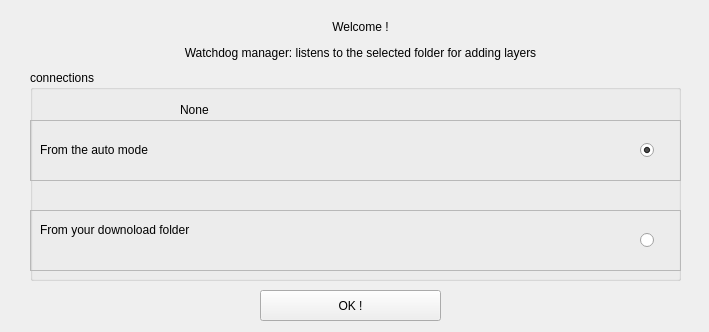
<?xml version="1.0" encoding="UTF-8"?>
<ui version="4.0">
 <class>connexion</class>
 <widget class="QFrame" name="connexion">
  <property name="geometry">
   <rect>
    <x>0</x>
    <y>0</y>
    <width>709</width>
    <height>332</height>
   </rect>
  </property>
  <property name="windowTitle">
   <string>Kartenn data connect</string>
  </property>
  <property name="Kartenn" stdset="0">
   <string>Frame</string>
  </property>
  <widget class="QLabel" name="label">
   <property name="geometry">
    <rect>
     <x>10</x>
     <y>10</y>
     <width>701</width>
     <height>61</height>
    </rect>
   </property>
   <property name="text">
    <string>&lt;html&gt;&lt;head/&gt;&lt;body&gt;&lt;p align=&quot;center&quot;&gt;Welcome !&lt;/p&gt;&lt;p align=&quot;center&quot;&gt;Watchdog manager: listens to the selected folder for adding layers&lt;/p&gt;&lt;/body&gt;&lt;/html&gt;</string>
   </property>
  </widget>
  <widget class="QGroupBox" name="groupBox">
   <property name="geometry">
    <rect>
     <x>30</x>
     <y>70</y>
     <width>651</width>
     <height>211</height>
    </rect>
   </property>
   <property name="title">
    <string>connections</string>
   </property>
   <widget class="QLabel" name="label_2">
    <property name="geometry">
     <rect>
      <x>10</x>
      <y>30</y>
      <width>631</width>
      <height>181</height>
     </rect>
    </property>
    <property name="text">
     <string>&lt;html&gt;&lt;head/&gt;&lt;body&gt;&lt;p&gt;  From the auto mode&lt;/p&gt;&lt;p&gt;&lt;br/&gt;&lt;br/&gt;&lt;/p&gt;&lt;p&gt;&lt;span style=&quot; color:#000000;&quot;&gt;  From your downoload folder&lt;/span&gt;&lt;/p&gt;&lt;/body&gt;&lt;/html&gt;</string>
    </property>
   </widget>
   <widget class="QFrame" name="frame">
    <property name="geometry">
     <rect>
      <x>0</x>
      <y>50</y>
      <width>651</width>
      <height>61</height>
     </rect>
    </property>
    <property name="frameShape">
     <enum>QFrame::StyledPanel</enum>
    </property>
    <property name="frameShadow">
     <enum>QFrame::Raised</enum>
    </property>
    <widget class="QRadioButton" name="radio_auto">
     <property name="geometry">
      <rect>
       <x>610</x>
       <y>20</y>
       <width>21</width>
       <height>20</height>
      </rect>
     </property>
     <property name="text">
      <string/>
     </property>
     <property name="checked">
      <bool>true</bool>
     </property>
    </widget>
   </widget>
   <widget class="QFrame" name="frame_3">
    <property name="geometry">
     <rect>
      <x>0</x>
      <y>140</y>
      <width>651</width>
      <height>61</height>
     </rect>
    </property>
    <property name="frameShape">
     <enum>QFrame::StyledPanel</enum>
    </property>
    <property name="frameShadow">
     <enum>QFrame::Raised</enum>
    </property>
    <widget class="QRadioButton" name="radio_downloads">
     <property name="geometry">
      <rect>
       <x>610</x>
       <y>20</y>
       <width>21</width>
       <height>20</height>
      </rect>
     </property>
     <property name="text">
      <string/>
     </property>
    </widget>
   </widget>
   <widget class="QLabel" name="down">
    <property name="geometry">
     <rect>
      <x>150</x>
      <y>30</y>
      <width>501</width>
      <height>20</height>
     </rect>
    </property>
    <property name="text">
     <string>None</string>
    </property>
   </widget>
  </widget>
  <widget class="QPushButton" name="OK">
   <property name="geometry">
    <rect>
     <x>260</x>
     <y>290</y>
     <width>181</width>
     <height>31</height>
    </rect>
   </property>
   <property name="text">
    <string>OK !</string>
   </property>
  </widget>
 </widget>
 <resources/>
 <connections/>
</ui>
